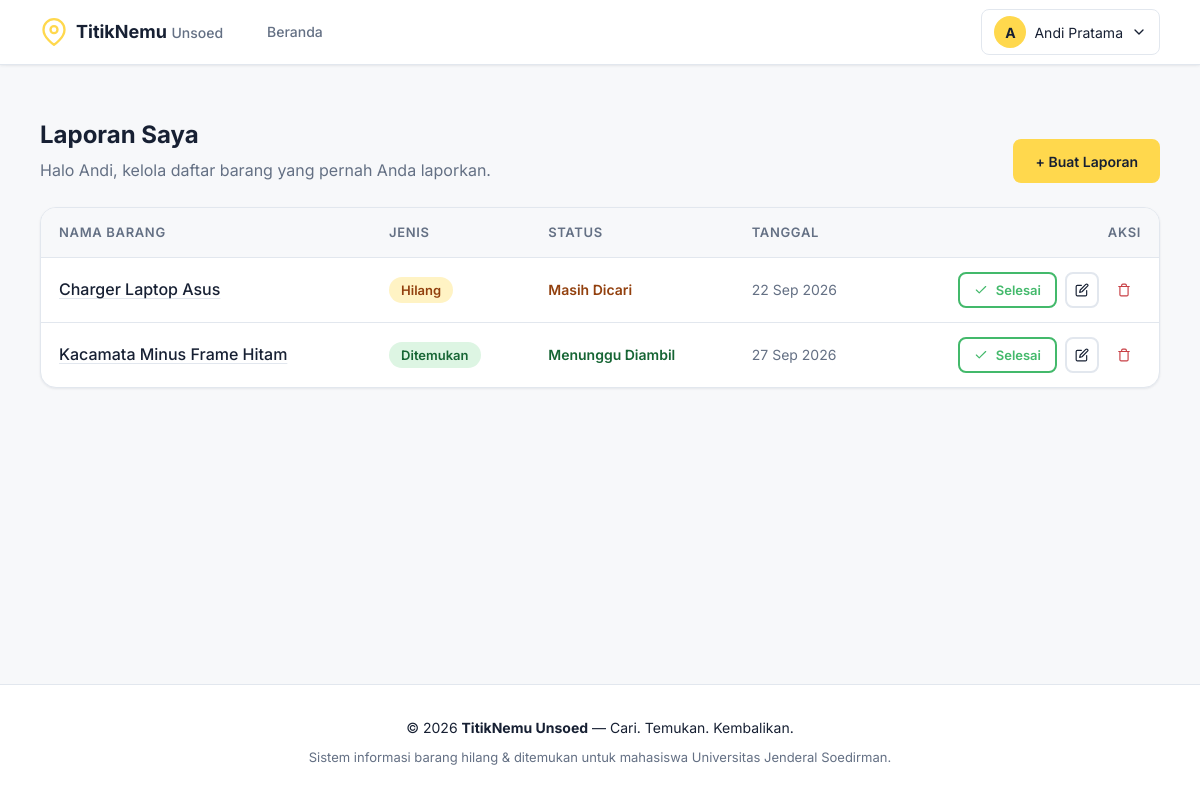
Page /dashboard.php (signed in) on the committed database.
### tables this page shows
CREATE TABLE items (
  id INT AUTO_INCREMENT PRIMARY KEY,
  user_id INT NOT NULL,
  type ENUM('lost','found') NOT NULL,
  nama_barang VARCHAR(150) NOT NULL,
  kategori VARCHAR(50) NOT NULL,
  fakultas_id INT NOT NULL,
  lokasi VARCHAR(255) DEFAULT NULL,
  tanggal DATE NOT NULL,
  deskripsi TEXT,
  foto VARCHAR(255) DEFAULT NULL,
  status ENUM('lost','found','returned') NOT NULL,
  created_at TIMESTAMP NOT NULL DEFAULT CURRENT_TIMESTAMP,
  FOREIGN KEY (user_id) REFERENCES users(id)
    ON DELETE CASCADE ON UPDATE CASCADE,
  FOREIGN KEY (fakultas_id) REFERENCES fakultas(id)
    ON DELETE RESTRICT ON UPDATE CASCADE
);

### dashboard.php (the view, shortened to what this page needs)
<?php
$userId    = (int)$_SESSION['user_id'];
$userName  = $_SESSION['nama'];
require_once 'config/database.php';
$firstName = explode(' ', $userName)[0];
$myItemsQuery = "
    SELECT id, type, nama_barang, status, tanggal, created_at
    FROM items
    WHERE user_id = ?
    ORDER BY created_at DESC
";
$stmt = $conn->prepare($myItemsQuery);
$stmt->bind_param('i', $userId);
$stmt->execute();
$myItemsResult = $stmt->get_result();
$myItems = [];
while ($row = $myItemsResult->fetch_assoc()) {
    $myItems[] = $row;
}
require_once 'includes/header.php';
require_once 'includes/navbar.php';
?>
<section class="section">
  <div class="container">
    <div class="section-header" style="margin-bottom: 1.5rem; flex-wrap: wrap; gap: 1rem;">
      <div>
        <h1 class="page-header__title" style="margin-bottom: .25rem;">Laporan Saya</h1>
        <p class="page-header__sub" style="margin-bottom: 0;">Halo <?= htmlspecialchars($firstName) ?>, kelola daftar barang yang pernah Anda laporkan.</p>
      </div>
      <a href="laporan/tambah.php" class="btn btn--primary">+ Buat Laporan</a>
    </div>
    <?php if (empty($myItems)): ?>
      <div class="alert" style="background: var(--surface); border: 1px dashed var(--border); text-align: center; padding: 3rem 1rem;">
        <p class="text-muted" style="margin-bottom: 1rem;">Anda belum membuat laporan apa pun.</p>
        <a href="laporan/tambah.php" class="btn btn--primary">Buat Laporan Pertama</a>
      </div>
    <?php else: ?>
      <div class="table-responsive">
        <table class="table">
          <thead>
            <tr>
              <th>Nama Barang</th>
              <th>Jenis</th>
              <th>Status</th>
              <th>Tanggal</th>
              <th style="text-align: right;">Aksi</th>
            </tr>
          </thead>
          <tbody>
            <?php foreach ($myItems as $item): ?>
              <?php $isSelesai = ($item['status'] === 'returned' || ($item['type'] === 'lost' && $item['status'] === 'found')); ?>
              <tr>
                <td style="font-weight: 500;">
                  <a href="detail.php?id=<?= $item['id'] ?>" style="color: inherit; text-decoration: underline; text-decoration-color: var(--border); text-underline-offset: 3px;">
                    <?= htmlspecialchars($item['nama_barang']) ?>
                  </a>
                </td>
                <td>
                  <?php if ($item['type'] === 'lost'): ?>
                    <span class="badge badge--lost">Hilang</span>
                  <?php else: ?>
                    <span class="badge badge--found">Ditemukan</span>
                  <?php endif; ?>
                </td>
                <td>
                  <?php if ($isSelesai): ?>
                    <span class="badge badge--returned">Selesai</span>
                  <?php elseif ($item['status'] === 'lost'): ?>
                    <span style="color:#92400e;font-size:var(--font-size-sm);font-weight:600;">Masih Dicari</span>
                  <?php else: ?>
                    <span style="color:#166534;font-size:var(--font-size-sm);font-weight:600;">Menunggu Diambil</span>
                  <?php endif; ?>
                </td>
                <td class="text-muted" style="font-size: var(--font-size-sm); white-space: nowrap;">
                  <?= date('d M Y', strtotime($item['tanggal'])) ?>
                </td>
                <td style="text-align: right; white-space: nowrap;">
                  <div style="display: inline-flex; align-items: center; gap: .5rem;">
                    <?php if (!$isSelesai): ?>
                      <form action="laporan/update_status.php" method="POST" style="display:inline-block;" onsubmit="return confirm('Tandai laporan ini sebagai selesai?');">
                        <button type="submit" class="btn btn--green-outline btn--sm" title="Tandai Selesai">
                          <svg width="14" height="14" viewBox="0 0 24 24" fill="none" stroke="currentColor" stroke-width="2" stroke-linecap="round" stroke-linejoin="round" aria-hidden="true"><polyline points="20 6 9 17 4 12"></polyline></svg>
                          Selesai
                        </button>
                      </form>
                    <?php endif; ?>
                    <a href="laporan/edit.php?id=<?= $item['id'] ?>" class="btn btn--outline btn--sm" title="Edit Laporan" style="padding: .375rem .5rem;">
                      <svg width="14" height="14" viewBox="0 0 24 24" fill="none" stroke="currentColor" stroke-width="2" stroke-linecap="round" stroke-linejoin="round" aria-hidden="true"><path d="M11 4H4a2 2 0 0 0-2 2v14a2 2 0 0 0 2 2h14a2 2 0 0 0 2-2v-7"></path><path d="M18.5 2.5a2.121 2.121 0 0 1 3 3L12 15l-4 1 1-4 9.5-9.5z"></path></svg>
                    </a>
                    <form action="laporan/hapus.php" method="POST" style="display:inline-block;" onsubmit="return confirm('Yakin ingin menghapus laporan ini secara permanen?');">
                      <button type="submit" class="btn btn--outline btn--sm" style="color: var(--danger); border-color: transparent; padding: .375rem .5rem;" title="Hapus Laporan">
                        <svg width="14" height="14" viewBox="0 0 24 24" fill="none" stroke="currentColor" stroke-width="2" stroke-linecap="round" stroke-linejoin="round" aria-hidden="true"><polyline points="3 6 5 6 21 6"></polyline><path d="M19 6v14a2 2 0 0 1-2 2H7a2 2 0 0 1-2-2V6m3 0V4a2 2 0 0 1 2-2h4a2 2 0 0 1 2 2v2"></path></svg>
                      </button>
                    </form>
                  </div>
                </td>
              </tr>
            <?php endforeach; ?>
          </tbody>
        </table>
      </div>
    <?php endif; ?>
  </div>
</section>
<?php require_once 'includes/footer.php'; ?>

### css/style.css (style rules this page uses)
:root { --brand-yellow: #FFD84D; --brand-yellow-soft: #FFF3C4; --brand-green: #43B96B; --brand-green-soft: #DDF5E3; --ink: #172033; --muted: #647084; --surface: #FFFFFF; --page: #F7F8FA; --border: #E2E7EE; --danger: #C83F45; --focus: #2864C5; --font-family: 'Inter', system-ui, -apple-system, sans-serif; --font-size-base: 16px; --font-size-xs: 13px; --font-size-sm: 14px; --font-size-lg: 18px; --font-size-xl: 20px; --font-size-2xl: 24px; --font-size-3xl: 32px; --radius-sm: 8px; --radius-md: 12px; --radius-lg: 16px; --shadow-sm: 0 1px 3px rgba(23, 32, 51, 0.05), 0 1px 2px rgba(23, 32, 51, 0.03); --shadow-md: 0 4px 12px -2px rgba(23, 32, 51, 0.08), 0 2px 6px -1px rgba(23, 32, 51, 0.04); --shadow-lg: 0 12px 24px -4px rgba(23, 32, 51, 0.10), 0 4px 8px -2px rgba(23, 32, 51, 0.05); --transition: 150ms ease-in-out; --container-max: 1320px; }
*, *::before, *::after { box-sizing: border-box; margin: 0; padding: 0; }
html { font-size: var(--font-size-base); -webkit-text-size-adjust: 100%; }
body { font-family: var(--font-family); font-size: 1rem; line-height: 1.6; color: var(--ink); background-color: var(--page); min-height: 100vh; display: flex; flex-direction: column; -webkit-font-smoothing: antialiased; -moz-osx-font-smoothing: grayscale; }
a { color: var(--focus); text-decoration: none; transition: color var(--transition); }
.container { width: 100%; max-width: var(--container-max); margin-left: auto; margin-right: auto; padding-left: 1.25rem; padding-right: 1.25rem; }
@media (min-width: 640px) { .container { padding-left: 2rem; padding-right: 2rem; } }
@media (min-width: 1024px) { .container { padding-left: 2.5rem; padding-right: 2.5rem; } }
.section { padding: 2.5rem 0; }
@media (min-width: 1024px) { .section { padding: 3.5rem 0; } }
.page-header__title { font-size: var(--font-size-2xl); font-weight: 700; color: var(--ink); line-height: 1.2; }
.page-header__sub { font-size: 1rem; color: var(--muted); margin-top: .5rem; }
.btn { display: inline-flex; align-items: center; justify-content: center; gap: .5rem; padding: .625rem 1.25rem; font-family: inherit; font-size: var(--font-size-sm); font-weight: 600; line-height: 1.4; border: 2px solid transparent; border-radius: var(--radius-sm); cursor: pointer; text-decoration: none; min-height: 44px; transition: background var(--transition), color var(--transition), border-color var(--transition), box-shadow var(--transition), transform var(--transition); }
.btn--primary { background: var(--brand-yellow); color: var(--ink); border-color: var(--brand-yellow); }
.btn--outline { background: transparent; color: var(--ink); border-color: var(--border); }
.btn--green-outline { background: transparent; color: var(--brand-green); border-color: var(--brand-green); }
.btn--sm { padding: .375rem .875rem; font-size: var(--font-size-xs); min-height: 36px; }
.badge { display: inline-flex; align-items: center; gap: .375rem; padding: .25rem .75rem; font-size: var(--font-size-xs); font-weight: 600; border-radius: 9999px; white-space: nowrap; line-height: 1.4; }
.badge--lost { background: var(--brand-yellow-soft); color: #92400e; }
.badge--found { background: var(--brand-green-soft); color: #166534; }
.section-header { display: flex; justify-content: space-between; align-items: flex-end; margin-bottom: 1.5rem; }
.table-responsive { overflow-x: auto; background: var(--surface); border: 1px solid var(--border); border-radius: var(--radius-lg); box-shadow: var(--shadow-sm); }
.table { width: 100%; border-collapse: collapse; text-align: left; white-space: nowrap; }
.table th, .table td { padding: .875rem 1.125rem; border-bottom: 1px solid var(--border); vertical-align: middle; }
.table th { background: var(--page); font-weight: 600; font-size: var(--font-size-xs); color: var(--muted); text-transform: uppercase; letter-spacing: 0.05em; border-top: none; }
.table tr:last-child td { border-bottom: none; }
.table tbody tr { transition: background var(--transition); }
.text-muted { color: var(--muted); }

### rows in the picture
items: nama_barang "Charger Laptop Asus", type "Hilang", status "Masih Dicari", tanggal "22 Sep 2026"
items: nama_barang "Kacamata Minus Frame Hitam", type "Ditemukan", status "Menunggu Diambil", tanggal "27 Sep 2026"

### other values in the picture
mb_substr($userName, 0, 1) "A"
$userName "Andi Pratama"
$firstName "Andi"
